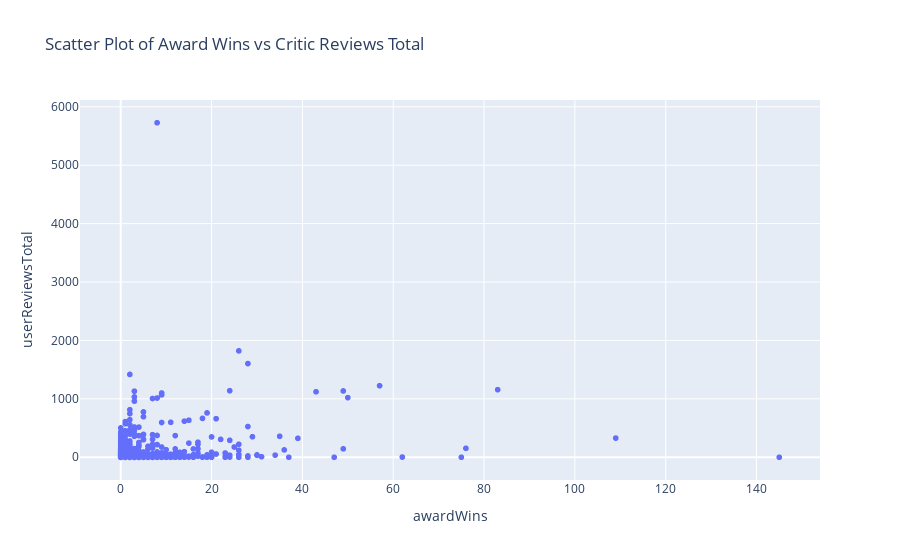

Here is the notebook cell this chart was saved with:
### Markdown cell above
Idee:

- Combinated Variables

reviewsTotal = userReviewsTotal + criticReviewsTotal

awardNominations = awardWins + awardNominationsExcludeWins

- Possiamo distinguere le /N in endYear dei film e le /N delle serie tv non concluse (o degli episodi tv).

### Code cell
# Crea uno scatter plot usando Plotly
fig = px.scatter(df, x='awardWins', y='userReviewsTotal', title='Scatter Plot of Award Wins vs Critic Reviews Total')

# Mostra il grafico
fig.show()

### Figure 1 — Plotly figure (JSON) as saved in the notebook; plotly's stock layout.template omitted (floating-point values rounded to 4 significant figures; data arrays with more than 128 entries replaced by an {"elided": "..."} marker saying what was removed)
{"data": [{"hovertemplate": "awardWins=%{x}<br>userReviewsTotal=%{y}<extra></extra>", "legendgroup": "", "marker": {"color": "#636efa", "symbol": "circle"}, "mode": "markers", "name": "", "showlegend": false, "type": "scattergl", "x": {"elided": "16431 int values"}, "xaxis": "x", "y": {"elided": "16431 int values"}, "yaxis": "y"}], "layout": {"legend": {"tracegroupgap": 0}, "title": {"text": "Scatter Plot of Award Wins vs Critic Reviews Total"}, "xaxis": {"anchor": "y", "domain": [0, 1], "title": {"text": "awardWins"}}, "yaxis": {"anchor": "x", "domain": [0, 1], "title": {"text": "userReviewsTotal"}}}}
